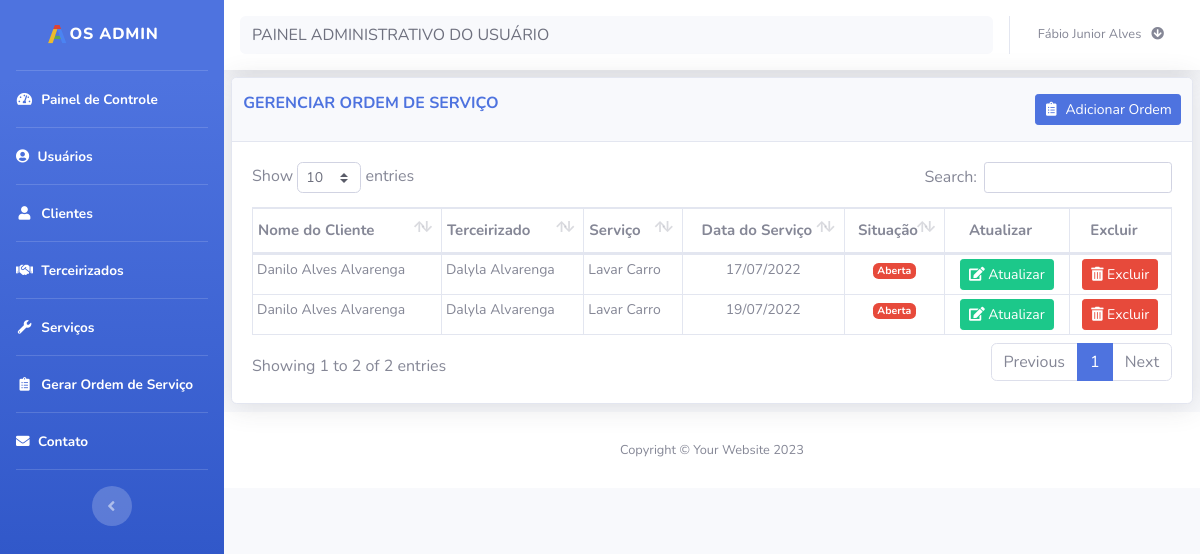
Screenshot of /ordem/OrdemAbertas.php (signed in) with the database file from the repository.
### tables this page shows
CREATE TABLE `ordem` (
  `cod` int(11) NOT NULL,
  `cod_cliente` int(11) NOT NULL,
  `cod_terceirizado` int(11) NOT NULL,
  `cod_servico` int(11) NOT NULL,
  `data_servico` date NOT NULL,
  `status` int(11) NOT NULL,
  `data` date NOT NULL
);

CREATE TABLE `cliente` (
  `cod` int(11) NOT NULL,
  `nome` varchar(100) NOT NULL,
  `email` varchar(100) NOT NULL,
  `senha` varchar(100) NOT NULL,
  `endereco` varchar(100) NOT NULL,
  `numero` varchar(11) NOT NULL,
  `bairro` varchar(100) NOT NULL,
  `cidade` varchar(100) NOT NULL,
  `telefone` varchar(100) NOT NULL,
  `status` int(11) NOT NULL,
  `perfil` int(11) NOT NULL,
  `data` int(11) NOT NULL
);

CREATE TABLE `terceirizado` (
  `cod` int(11) NOT NULL,
  `nome` varchar(100) NOT NULL,
  `email` varchar(100) NOT NULL,
  `telefone` varchar(100) NOT NULL,
  `senha` varchar(100) NOT NULL,
  `status` int(11) NOT NULL,
  `perfil` int(11) NOT NULL,
  `data` date NOT NULL
);

CREATE TABLE `servico` (
  `cod` int(11) NOT NULL,
  `nome` varchar(100) NOT NULL,
  `valor` decimal(10,0) NOT NULL,
  `data` date NOT NULL
);

### bd/bd_ordem.php (called while the page is built, shortened)
<?php
function listaOrdemAberta() {
    $conexao = conecta_bd();
    $query = $conexao->prepare("SELECT
                                    o.cod AS cod,
                                    c.nome AS nome_cliente,
                                    t.nome AS nome_terceirizada,
                                    s.nome AS nome_servico,
                                    o.data_servico AS data_servico,
                                    o.status AS status
                                FROM
                                    ordem o,
                                    servico s,
                                    cliente c,
                                    terceirizado t
                                WHERE
                                    o.cod_cliente = c.cod AND
                                    o.cod_servico = s.cod AND
                                    o.cod_terceirizado = t.cod AND
                                    o.status = 1");
    $query->execute();
    $lista = $query->fetchAll(PDO::FETCH_ASSOC);
    return $lista;
}
?>

### ordem/OrdemAbertas.php (the view, shortened to what this page needs)
<?php
require_once('../layout/header.php');
require_once('../layout/sidebar.php');
?>
<div id="content">
    <?php require_once('../layout/navbar.php');?>
    <div class="container-fluid">
        <div class="card shadow mb-2">
            <div class="card-header py-3">
                <div class="row">
                    <div class="col-md-8">
                        <h6 class="m-0 font-weight-bold text-primary" id="title">GERENCIAR ORDEM DE SERVIÇO</h6>
                    </div>
                    <div class="col-md-4 card_button_title">
                        <a title="Adicionar nova ordem" href="cad_ordem.php"><button type="button" class="btn btn-primary btn-sm card_button_title" data-toggle="modal" id=" "> <i class="fas fa-fw fa-clipboard-list">&nbsp;</i> Adicionar Ordem</button></a>
                    </div>
                </div>
            </div>
            <div class="card-body">
                <div class="table-responsive">
                    <table class="table table-bordered" id="dataTable" width="100%" cellspacing="0">
                        <thead>
                            <tr>
                                <th>Nome do Cliente</th>
                                <th>Terceirizado</th>
                                <th>Serviço</th>
                                <th class="text-center">Data do Serviço</th>
                                <th class="text-center">Situação</th>
                                <th class="text-center" data-orderable="false">Atualizar</th>
                                <th class="text-center" data-orderable="false">Excluir</th>
                            </tr>
                        </thead>
                        <tbody>
                            <?php
                            require_once ("../bd/bd_ordem.php");
                            $ordem = listaOrdemAberta();
                            foreach($ordem as $dados):
                                ?>
                                <tr>
                                    <td><?= $dados['nome_cliente'] ?></td>
                                    <td><?= $dados['nome_terceirizada'] ?></td>
                                    <td><?= $dados['nome_servico']?></td>
                                    <td class="text-center"><?= date('d/m/Y',strtotime($dados['data_servico']))?></td>
                                    <td class="text-center"><?= ($dados['status'] == 1) ? '<span class="badge badge-danger">Aberta</span>' : (($dados['status'] == 2)?'<span class="badge badge-warning">Executando</span>':'<span class="badge badge-info">Concluida</span>') ?></td>
                                    <td class="text-center">
                                    <?php if (($dados['status'] == 1) or ($dados['status'] == 2)):?>
                                        <a title="Atualizar" href="editar_ordem.php?cod=<?=$dados['cod']; ?>" class="btn btn-sm btn-success"><i class="fas fa-edit">&nbsp;</i>Atualizar</a>
                                        <?php endif ?>
                                    </td>
                                    <td class="text-center">
                                    <?php if (($dados['status'] == 1) or ($dados['status'] == 3)):?>
                                        <a title="Excluir" href="javascript(void)" data-toggle="modal" data-target="#excluir-<?=$dados['cod'];?>" class="btn btn-sm btn-danger"><i class="fas fa-trash-alt">&nbsp;</i>Excluir</a>
                                    <?php endif ?>
                                    </td>
                                </tr>
                            <?php endforeach ?>
                        </tbody>
                    </table>
                </div>
            </div>
        </div>
    </div>
    <?php
    require_once('../layout/footer.php');
    ?>

### css/custom.css (style rules this page uses)
.card_button_title { float: right; }
.table td, .table th { padding-right: 0; }
.table td { padding: .25rem; font-size: 14px; }
.table_resultfim td, th { padding: .87rem !important; }
.table_result td, th { padding: 1.1rem !important; }
.table th { padding-top: 10px !important; padding-bottom: 10px !important; padding-left: 5px !important; font-size: 15px; }
.table_process td, .table th { padding-right: 0; }

### rows the page displays
ordem: cod_cliente.nome "Danilo Alves Alvarenga", cod_terceirizado.nome "Dalyla Alvarenga", cod_servico.nome "Lavar Carro", data_servico "17/07/2022", status "Aberta"
ordem: cod_cliente.nome "Danilo Alves Alvarenga", cod_terceirizado.nome "Dalyla Alvarenga", cod_servico.nome "Lavar Carro", data_servico "19/07/2022", status "Aberta"

### other values shown
$_SESSION['nome_usu'] "Fábio Junior Alves"
